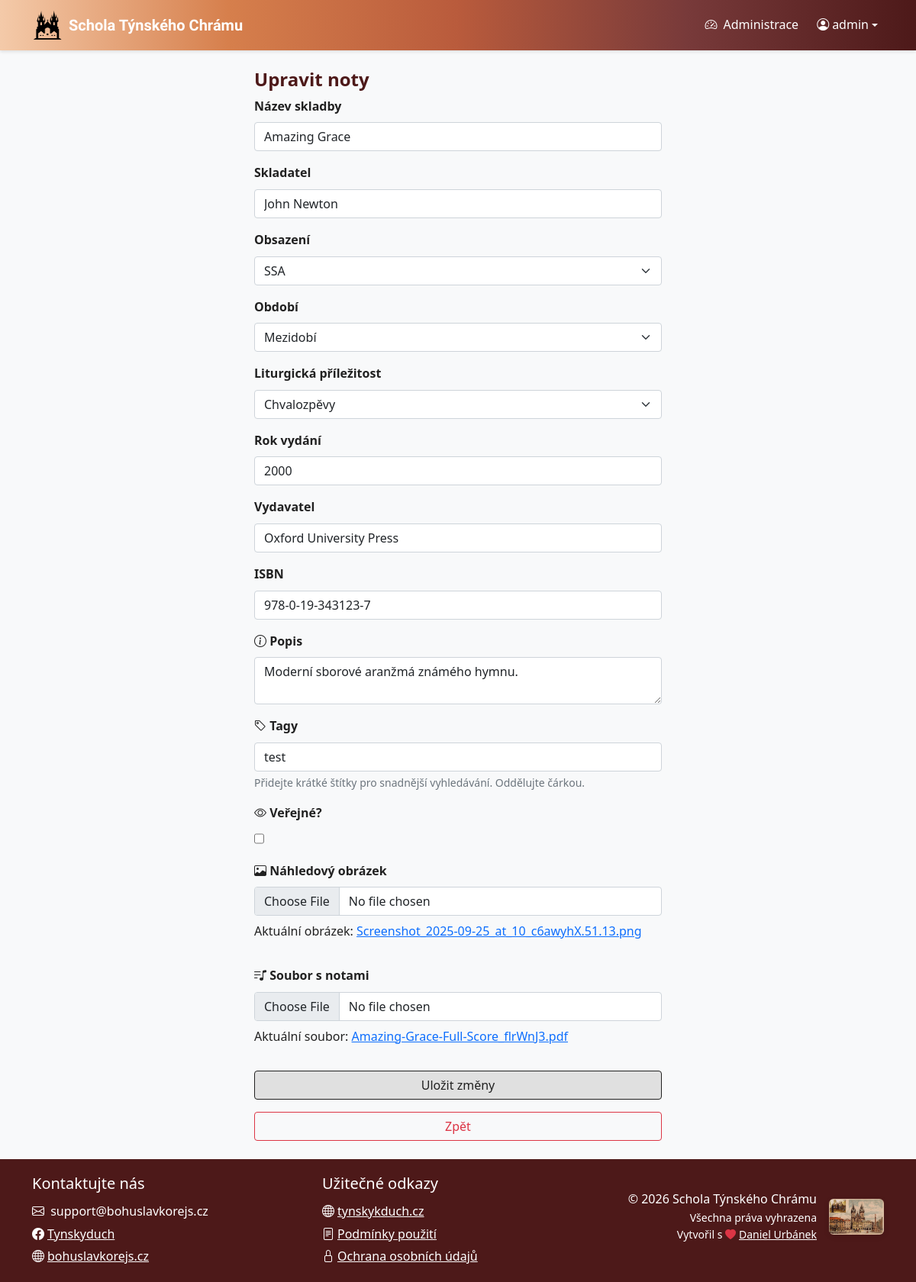
Screenshot of /edit/18 (signed in) with the database file from the repository.
### sheet_music_app/models.py (models this page shows, shortened)
class Sheet(models.Model):
    CAST_CHOICES = [
        ("SATB", "SATB"),
        ("SSATB", "SSATB"),
        ("SSAA", "SSAA"),
        ("SSAB", "SSAB"),
        ("SSA", "SSA"),
        ("SAT", "SAT"),
        ("SAB", "SAB"),
        ("UNISON", "Unisono"),
        ("OTHER", "Jiné")
    ]
    SEASON_CHOICES = [
        ("ADVENT", "Advent"),
        ("CHRISTMAS", "Vánoce"),
        ("LENT", "Půst"),
        ("EASTER", "Velikonoce"),
        ("PENTECOST", "Letnice"),
        ("HOLY_TRINITY", "Nejsvětější Trojice"),
        ("INTERLUDE", "Mezidobí"),
        ("OTHER", "Žádné")
    ]
    USE_CHOICES = [
        ("HYMNS", "Chvalozpěvy"),
        ("EUCHARIST", "Eucharistie"),
        ("HOLY_SPIRIT", "Duch Svatý"),
        ("VIRGIN_MARY", "Panna Maria"),
        ("SAINTS", "Svatí"),
        ("WEDDINGS", "Svatební obřady"),
        ("FUNERAL", "Pohřebí obřady"),
        ("FOLK", "Lidové písně"),
        ("MINE", "Hornické písně"),
        ("OTHER", "Ostatní")
    ]
    title = models.CharField(max_length=200)
    composer = models.CharField(max_length=200)
    arranger = models.CharField(max_length=200, blank=True, null=True)
    cast = models.CharField(choices=CAST_CHOICES, blank=True, null=True, max_length=10)
    season = models.CharField(choices=SEASON_CHOICES, blank=True, null=True, max_length=50)
    use = models.CharField(choices=USE_CHOICES, blank=True, null=True, max_length=50)
    publication_year = models.IntegerField(blank=True, null=True)
    publisher = models.CharField(max_length=200, blank=True, null=True)
    isbn = models.CharField(max_length=20, blank=True, null=True)
    description = models.TextField(blank=True, null=True)
    date_created = models.DateTimeField(auto_now_add=True)
    date_modified = models.DateTimeField(auto_now=True)
    created_by = models.ForeignKey('auth.User', on_delete=models.CASCADE)
    modified_by = models.ForeignKey('auth.User', on_delete=models.CASCADE, related_name='modified_sheets')
    sheet_file = models.FileField()
    preview_image = models.ImageField(blank=True, null=True)
    public = models.BooleanField(default=False)
    slug = models.SlugField(max_length=255, unique=True, blank=True, null=True)
    tags = models.ManyToManyField(Tag, blank=True, related_name="sheets")

### sheet_music_app/views.py (the view, shortened to what this page needs)
# urls.py: path("edit/<int:pk>", views.edit_sheet, name="edit_sheet"),  # Update
@login_required(login_url='login')
def edit_sheet(request, pk):
    sheet = get_object_or_404(Sheet, pk=pk)
    return render(request, "edit_sheet.html", {
        "sheet": sheet,
        "cast_choices": Sheet.CAST_CHOICES,
        "season_choices": Sheet.SEASON_CHOICES,
        "use_choices": Sheet.USE_CHOICES,
        "tags_csv": ", ".join(sheet.tags.values_list('name', flat=True)),
    })

### sheet_music_app/context_processors.py (called while the page is built)
def turnstile(request):
    return {"TURNSTILE_SITE_KEY": settings.TURNSTILE_SITE_KEY}

### sheet_music_app/templatetags/permissions.py (called while the page is built)
@register.filter(name='is_superuser')
def is_superuser(user):
    if not hasattr(user, 'is_authenticated'):
        return False
    return user.is_authenticated and (user.is_superuser)

### sheet_music_app/templates/edit_sheet.html (shortened to what this page needs)
{% extends "base.html" %}
{% load static %}
{% load permissions %}
{% block content %}
    <div class="container-lg justify-content-center flex w-50 w-md-75 w-sm-100">
        <h1>Upravit noty</h1>
        <form method="post" enctype="multipart/form-data" class="d-flex flex-column gap-3">
            <div class="title_input">
                <label for="title" class="form-label"><strong>Název skladby</strong></label>
                <input type="text" name="title" id="title" class="form-control" required value="{{ sheet.title }}">
            </div>
            <div class="composer_input">
                <label for="composer" class="form-label"><strong>Skladatel</strong></label>
                <input type="text" name="composer" id="composer" class="form-control" required value="{{ sheet.composer }}">
            </div>
            <div class="cast_input">
                <label for="cast" class="form-label"><strong>Obsazení</strong></label>
                <select class="form-select" id="cast" name="cast" required>
                    {% for cast_code, cast_name in cast_choices %}
                        <option value="{{ cast_code }}" {% if cast_code|stringformat:"s" == sheet.cast|stringformat:"s" %}selected{% endif %}>{{ cast_name }}</option>
                    {% endfor %}
                </select>
            </div>
            <div class="season_input">
                <label for="season" class="form-label"><strong>Období</strong></label>
                <select class="form-select" id="season" name="season" required>
                    {% for season_code, season_name in season_choices %}
                        <option value="{{ season_code }}" {% if season_code|stringformat:"s" == sheet.season|stringformat:"s" %}selected{% endif %}>{{ season_name }}</option>
                    {% endfor %}
                </select>
            </div>
            <div class="use_input">
                <label for="use" class="form-label"><strong>Liturgická příležitost</strong></label>
                <select class="form-select" id="use" name="use" required>
                    {% for use_code, use_name in use_choices %}
                        <option value="{{ use_code }}" {% if use_code|stringformat:"s" == sheet.use|stringformat:"s" %}selected{% endif %}>{{ use_name }}</option>
                    {% endfor %}
                </select>
            </div>
            <div class="publication_year_input">
                <label for="publication_year" class="form-label"><strong>Rok vydání</strong></label>
                <input type="number" name="publication_year" id="publication_year" class="form-control" value="{{ sheet.publication_year }}">
            </div>
            <div class="publisher_input">
                <label for="publisher" class="form-label"><strong>Vydavatel</strong></label>
                <input type="text" name="publisher" id="publisher" class="form-control" value="{{ sheet.publisher }}">
            </div>
            <div class="isbn_input">
                <label for="isbn" class="form-label"><strong>ISBN</strong> </label>
                <input type="text" name="isbn" id="isbn" class="form-control" value="{{ sheet.isbn }}">
            </div>
            <div class="description_input">
                <label for="description" class="form-label"><i class="bi bi-info-circle"></i> <strong>Popis</strong></label>
                <textarea name="description" id="description" class="form-control">{{ sheet.description }}</textarea>
            </div>
            <div class="tags_input">
                <label for="tags" class="form-label"><i class="bi bi-tag"></i> <strong>Tagy</strong></label>
                <input type="text" name="tags" id="tags" class="form-control" value="{{ tags_csv }}" placeholder="oddělené čárkou, např. church, svatba, advent">
                <div class="form-text">Přidejte krátké štítky pro snadnější vyhledávání. Oddělujte čárkou.</div>
            </div>
            <div class="public_input">
                <label for="public" class="form-label"><i class="bi bi-eye"></i> <strong>Veřejné?</strong></label>
                <input type="checkbox" name="public" id="public" class="form-check" {% if sheet.public %}checked{% endif %}>
            </div>
            <div class="preview_image_input">
                <label for="preview_image" class="form-label"><i class="bi bi-image"></i> <strong>Náhledový obrázek</strong></label>
                <input type="file" name="preview_image" id="preview_image" class="form-control">
                {% if sheet.preview_image %}
                <p class="mt-2">Aktuální obrázek: <a href="{{ sheet.preview_image.url }}" target="_blank">{{ sheet.preview_image.name }}</a></p>
                {% endif %}
            </div>
            <div class="sheet_file_input">
                <label for="sheet_file" class="form-label"><i class="bi bi-music-note-list"></i> <strong>Soubor s notami</strong></label>
                <input type="file" name="sheet_file" id="sheet_file" class="form-control">
                {% if sheet.sheet_file %}
                <p class="mt-2">Aktuální soubor: <a href="{{ sheet.sheet_file.url }}" target="_blank">{{ sheet.sheet_file.name }}</a></p>
                {% endif %}
            </div>
            <button type="submit" class="submit-button btn btn-primary">Uložit změny</button>
            <a class="btn btn-outline-danger" href="{% url 'home' %}">Zpět</a>
        </form>
    </div>
{% endblock %}

### sheet_music_app/templates/base.html (shortened to what this page needs)
<!DOCTYPE html>
{% load static %}
{% load permissions %}
<html lang="cs">
<head>
    <link href="https://cdn.jsdelivr.net/npm/bootstrap@5.0.2/dist/css/bootstrap.min.css" rel="stylesheet">
    <link rel="stylesheet" href="https://cdn.jsdelivr.net/npm/bootstrap-icons@1.9.1/font/bootstrap-icons.css">
    <link href="{% static 'css/style.css' %}" rel="stylesheet">
</head>
<body class="d-flex flex-column min-vh-100">
    <header>
        <nav class="navbar navbar-expand-lg navbar-dark sticky-top">
            <div class="container">
                <a class="navbar-brand d-flex align-items-center" href="{% url 'home' %}">
                    <img src="{% static 'images/tynsky_duch_logo.png' %}" alt="Logo" width="40" height="40" class="d-inline-block align-text-top me-2">
                    <span class="text-black uncial-antiqua-regular">Schola Týnského Chrámu</span>
                </a>
                <div class="navbar-collapse" id="navbarNav">
                    <ul class="navbar-nav">
                        {% if user.is_authenticated %}
                            {% if user|is_superuser %}
                            <li class="nav-item me-2">
                                <a class="nav-link" href="/admin/" target="_blank">
                                    <i class="bi bi-speedometer2 me-1"></i> Administrace
                                </a>
                            </li>
                            {% endif %}
                            <li class="nav-item dropdown">
                                <a class="nav-link dropdown-toggle d-flex align-items-center" href="#" id="userDropdown" role="button" data-bs-toggle="dropdown" aria-expanded="false">
                                    <i class="bi bi-person-circle me-1"></i> <span>{{ user.get_short_name|default:user.username }}</span>
                                </a>
                            </li>
                        {% endif %}
                    </ul>
                </div>
            </div>
        </nav>
    </header>
    <main class="flex-grow-1 py-4">
        <div class="container">
            {% block content %}{% endblock %}
        </div>
    </main>
    <footer class="bg-secondary py-3 mt-auto">
        <div class="container">
            <div class="row">
                <div class="col text-center text-white text-md-start">
                    <p class="mb-2 text-white fs-5">Kontaktujte nás</p>
                    <p class="mb-1"><i class="bi bi-envelope me-1"></i> support@bohuslavkorejs.cz</p>
                    <p class="mb-1"><a href="https://www.facebook.com/tynskyduch/" class="text-white"><i class="bi bi-facebook me-1"></i>Tynskyduch</a></p>
                    <p class="mb-0"><a href="https://bohuslavkorejs.cz/" class="text-white"><i class="bi bi-globe me-1"></i>bohuslavkorejs.cz</a></p>
                </div>
                <div class="col text-center text-white text-md-start">
                    <p class="mb-2 text-white fs-5">Užitečné odkazy</p>
                    <p class="mb-1"><a href="https://tynskyduch.webnode.cz/" class="text-white"><i class="bi bi-globe me-1"></i>tynskykduch.cz</a></p>
                    <p class="mb-1"><a href="{% url 'terms_and_conditions' %}" class="text-white"><i class="bi bi-file-text me-1"></i>Podmínky použití</a></p>
                    <p class="mb-1"><a href="{% url 'privacy_policy' %}" class="text-white"><i class="bi bi-lock me-1"></i>Ochrana osobních údajů</a></p>
                </div>
                <div class="col d-flex flex-column align-items-center align-items-md-end mt-2 mt-md-0 text-white">
                    <div class="d-flex align-items-center gap-3 mt-4">
                        <div class="text-end">
                            <p class="mb-0">&copy; {% now "Y" %} Schola Týnského Chrámu</p>
                            <p class="small mb-0">Všechna práva vyhrazena</p>
                            <p class="small mb-0">Vytvořil s <i class="bi bi-heart-fill text-danger me-1"></i><a href="https://www.linkedin.com/in/daniel-urbanek-9079aa332/" class="text-white">Daniel Urbánek</a></p>
                        </div>
                        <img src="{% static 'images/tynsky_chram_pohled.jpg' %}"
                             alt="Týnský chrám"
                             class="footer-mark d-none d-sm-block"
                             loading="lazy">
                    </div>
                </div>
            </div>
        </div>
    </footer>
</body>
</html>

### sheet_music_app/static/css/style.css (style rules this page uses)
:root { --secondary: #4d1919; --primary-dark: #d67f4c; --primary-light: #eae6d5; --primary: #f4caa9; --secondary-light: #e1b99e; --light: #F5F5F5; --dark: #212121; --gray: #757575; --light-gray: #E0E0E0; --gradient-main: linear-gradient(0.25turn, #4d1919, #783a3a, #b95b3c, #d67f4c, #f4caa9); }
body { font-family: 'Segoe UI', Tahoma, Geneva, Verdana, sans-serif; color: var(--dark); background-color: #f8f9fa; line-height: 1.6; }
h1 { font-weight: 600; font-size: x-large; color: var(--secondary); }
.uncial-antiqua-regular { font-family: "Uncial Antiqua", system-ui; font-weight: 550; font-style: normal; }
.navbar { background: linear-gradient(to left, #4d1919, #783a3a, #b95b3c, #d67f4c, #f4caa9) !important; box-shadow: 0 2px 4px rgba(0,0,0,0.1); }
.navbar-brand, .nav-link { color: white !important; font-weight: 500; }
.btn-primary { background-color: var(--light-gray); border-color: var(--dark); color: var(--dark); font-weight: 500; }
footer { background-color: linear-gradient(0.25turn, #4d1919, #783a3a, #b95b3c, #d67f4c, #f4caa9); color: white; padding: 2rem 0; margin-top: 3rem; }
.footer-mark { width: 72px; height: auto; border-radius: 6px; opacity: 0.9; box-shadow: 0 2px 8px rgba(0,0,0,0.15); }
.bg-secondary { background-color: var(--secondary) !important; }

### rows the page displays
Sheet: title "Amazing Grace", composer "John Newton", cast "SSA", season "Mezidobí", use "Chvalozpěvy", publication_year "2000", publisher "Oxford University Press", isbn "978-0-19-343123-7", description "Moderní sborové aranžmá známého hymnu.", preview_image.name "Screenshot_2025-09-25_at_10_c6awyhX.51.13.png", sheet_file.name "Amazing-Grace-Full-Score_flrWnJ3.pdf"

### other values shown
{{ user.get_short_name|default:user.username }} "admin"
